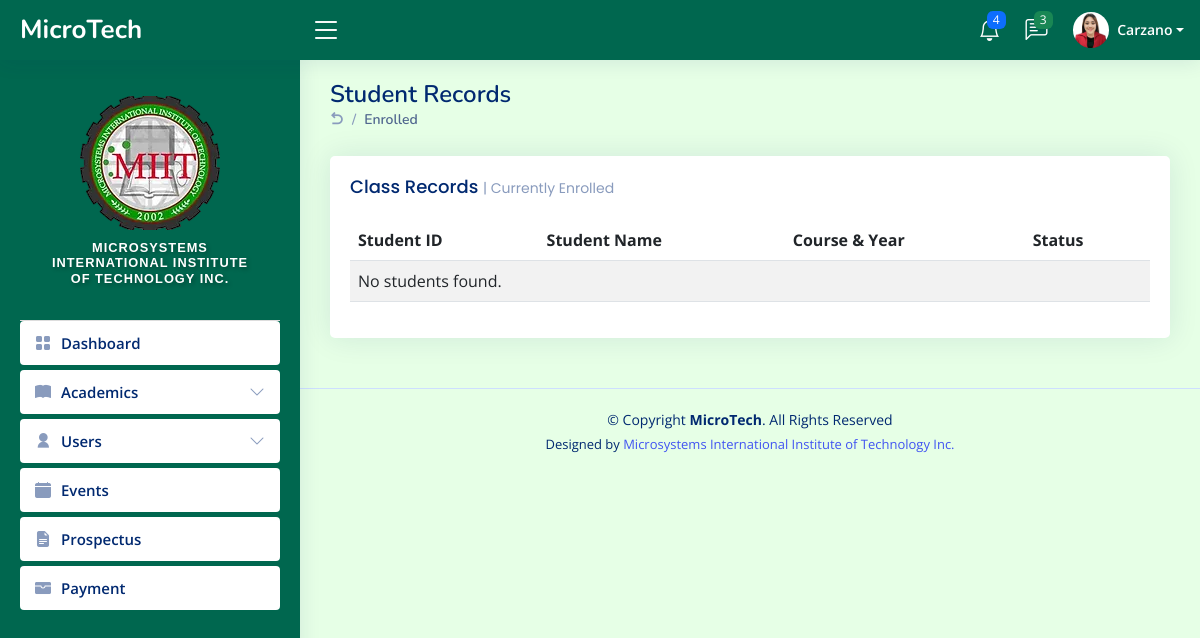
Before: /admin/class-assigned.php?instructor_id=6&subject_id=233 (signed in) with the older database file.
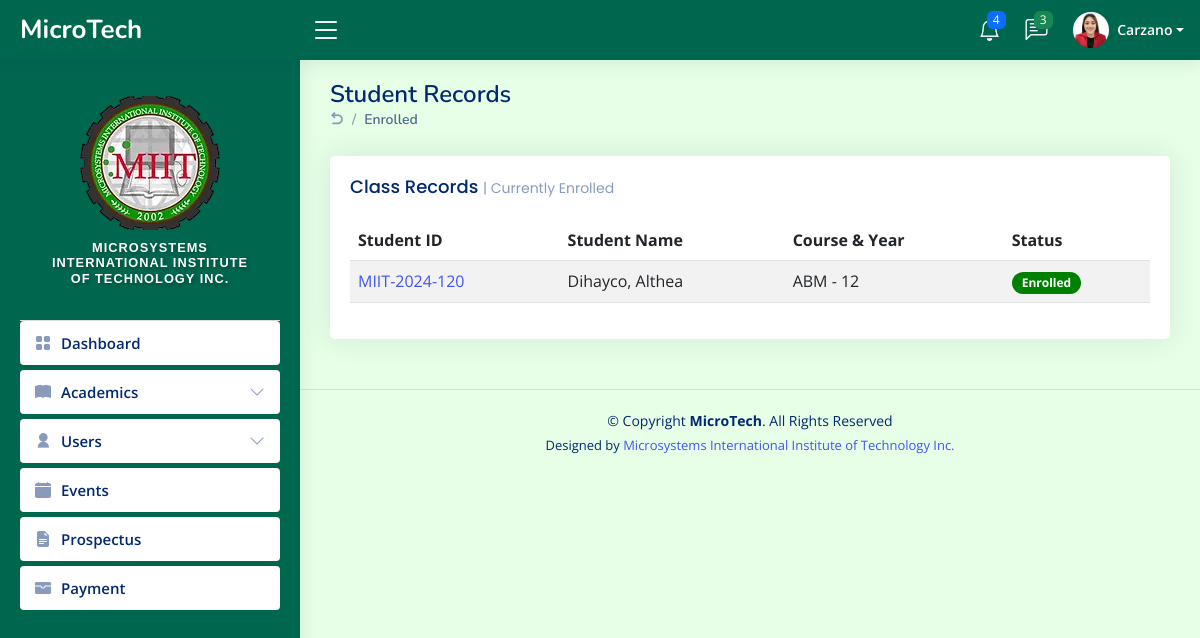
After: the same page with the newer database file.
### tables this page shows
CREATE TABLE `tbl_users` (
  `user_id` int(11) NOT NULL,
  `user_fname` varchar(50) NOT NULL,
  `user_lname` varchar(50) NOT NULL,
  `user_email` varchar(80) NOT NULL,
  `user_name` varchar(50) NOT NULL,
  `user_pass` varchar(100) NOT NULL,
  `user_role` varchar(20) NOT NULL,
  `user_image` varchar(100) NOT NULL,
  `date_of_birth` date DEFAULT NULL,
  `gender` enum('Male','Female') DEFAULT NULL,
  `hire_date` date DEFAULT NULL,
  `department` varchar(100) DEFAULT NULL,
  `phone_number` varchar(15) DEFAULT NULL,
  `address` varchar(100) DEFAULT NULL,
  `created_at` timestamp NOT NULL DEFAULT current_timestamp()
);

CREATE TABLE `tbl_student_instructors` (
  `id` int(11) NOT NULL,
  `student_id` int(11) NOT NULL,
  `instructor_id` int(11) NOT NULL,
  `subject_id` int(11) DEFAULT NULL
);

CREATE TABLE `tbl_students` (
  `user_id` int(11) NOT NULL,
  `user_name` varchar(50) NOT NULL,
  `lname` varchar(50) NOT NULL,
  `fname` varchar(50) NOT NULL,
  `middleInitial` varchar(30) NOT NULL,
  `Suffix` varchar(15) NOT NULL,
  `course` varchar(50) NOT NULL,
  `year` int(10) NOT NULL,
  `sy` varchar(50) DEFAULT NULL,
  `contact` varchar(20) NOT NULL,
  `gender` varchar(10) NOT NULL,
  `bdate` varchar(50) NOT NULL,
  `pob` text NOT NULL,
  `email` varchar(50) NOT NULL,
  `major` varchar(50) NOT NULL,
  `nationality` varchar(20) NOT NULL,
  `civilStatus` varchar(20) NOT NULL,
  `religion` varchar(20) NOT NULL,
  `modality` varchar(20) NOT NULL,
  `fb` varchar(30) NOT NULL,
  `curAddress` varchar(200) NOT NULL,
  `cityAdd` varchar(200) NOT NULL,
  `zipcode` varchar(30) NOT NULL,
  `fatherName` varchar(50) NOT NULL,
  `fwork` varchar(50) NOT NULL,
  `motherName` varchar(50) NOT NULL,
  `mwork` varchar(50) NOT NULL,
  `primarySchool` varchar(100) NOT NULL,
  `primaryAddress` text NOT NULL,
  `primaryCompleted` varchar(30) NOT NULL,
  `entermediateSchool` varchar(100) NOT NULL,
  `entermediateAddress` text NOT NULL,
  `entermediateCompleted` varchar(30) NOT NULL,
  `hsSchool` varchar(100) NOT NULL,
  `hsAddress` text NOT NULL,
  `hsCompleted` varchar(30) NOT NULL,
  `shSchool` varchar(100) NOT NULL,
  `shAddress` text NOT NULL,
  `shCompleted` varchar(30) NOT NULL,
  `collegeSchool` varchar(100) NOT NULL,
  `collegeAddress` text NOT NULL,
  `collegeCompleted` varchar(30) NOT NULL,
  `user_image` varchar(50) NOT NULL,
  `user_role` varchar(50) NOT NULL,
  `user_pass` varchar(100) NOT NULL,
  `semester` int(11) NOT NULL,
  `status` varchar(20) NOT NULL,
  `date` date DEFAULT NULL,
  `created_at` timestamp NOT NULL DEFAULT current_timestamp()
);

### PHP/class-assigned-con.php (called while the page is built, shortened)
<?php
$instructor_id = isset($_GET['instructor_id']) ? $_GET['instructor_id'] : '';
$subject_id = isset($_GET['subject_id']) ? $_GET['subject_id'] : '';
$grouped_students = [];
if (!empty($instructor_id) && !empty($subject_id)) {
    $connection = new Connection();
    $conn = $connection->open();
    try {
        $stmt = $conn->prepare("
            SELECT ts.user_id, ts.fname, ts.lname, ts.course, ts.year, ts.user_name, ts.status, tsi.subject_id
            FROM tbl_students ts
            INNER JOIN tbl_student_instructors tsi ON ts.user_id = tsi.student_id
            INNER JOIN tbl_subjects tsub ON tsi.subject_id = tsub.id
            WHERE tsi.instructor_id = :instructor_id
            AND tsi.subject_id = :subject_id
            ORDER BY ts.course, ts.year ASC
        ");
        $stmt->bindParam(':instructor_id', $instructor_id, PDO::PARAM_INT);
        $stmt->bindParam(':subject_id', $subject_id, PDO::PARAM_INT);
        $stmt->execute();
        $students = $stmt->fetchAll(PDO::FETCH_ASSOC);
        foreach ($students as $student) {
            $course_year_key = "{$student['course']} - {$student['year']}";
            $grouped_students[$student['subject_id']][$course_year_key][] = $student;
        }
    } catch (PDOException $e) {
        echo "<p>Error fetching student data: " . htmlspecialchars($e->getMessage()) . "</p>";
    }
} else {
    echo "<p>Invalid instructor or subject information.</p>";
}
?>

### admin/class-assigned.php (the view, shortened to what this page needs)
<?php include_once "../templates/header.php"; ?>
<?php include_once "../PHP/class-assigned-con.php" ?>
<main id="main" class="main">
    <div class="pagetitle">
        <h1>Student Records</h1>
        <nav>
            <ol class="breadcrumb">
                <li class="breadcrumb-item">
                    <a href="../admin/classes.php" class="icon-link">
                        <i class="ri-arrow-go-back-line"></i>
                    </a>
                </li>
                <li class="breadcrumb-item active">Enrolled</li>
            </ol>
        </nav>
    </div>
<section class="section dashboard">
    <div class="col-12">
        <div class="card mt-4">
            <div class="card-body">
                <h5 class="card-title">Class Records <span>| Currently Enrolled</span></h5>
                <table class="table table-striped">
                    <thead>
                        <tr>
                            <th scope="col">Student ID</th>
                            <th scope="col">Student Name</th>
                            <th scope="col">Course & Year</th>
                            <th scope="col">Status</th>
                        </tr>
                    </thead>
                    <tbody>
                        <?php if (!empty($grouped_students)): ?>
                            <?php foreach ($grouped_students as $subject_id => $students_by_course_year): ?>
                                <?php foreach ($students_by_course_year as $course_year => $students_list): ?>
                                    <?php foreach ($students_list as $student): ?>
                                        <tr>
                                            <td>
                                                <a href="student_profile.php?user_id=<?php echo htmlspecialchars($student['user_id']); ?>">
                                                    <?php echo htmlspecialchars($student['user_name']); ?>
                                                </a>
                                            </td>
                                            <td><?php echo htmlspecialchars($student['lname']); ?>, <?php echo htmlspecialchars($student['fname']); ?></td>
                                            <td><?php echo htmlspecialchars($student['course']); ?> - <?php echo htmlspecialchars($student['year']); ?></td>
                                            <td>
                                                <?php if (htmlspecialchars($student['status']) == 'Enrolled'): ?>
                                                    <span class="badge badge-success">Enrolled</span>
                                                <?php elseif (htmlspecialchars($student['status']) == 'UnEnrolled'): ?>
                                                    <span class="badge badge-danger">UnEnrolled</span>
                                                <?php else: ?>
                                                    <span class="badge badge-secondary">Not Available</span>
                                                <?php endif; ?>
                                            </td>
                                        </tr>
                                    <?php endforeach; ?>
                                <?php endforeach; ?>
                            <?php endforeach; ?>
                        <?php else: ?>
                            <tr>
                                <td colspan="4">No students found.</td>
                            </tr>
                        <?php endif; ?>
                    </tbody>
                </table>
            </div>
        </div>
    </div>
</section>
</main>
<?php include_once "../templates/footer.php"; ?>

### templates/header.php (shortened to what this page needs)
<!DOCTYPE html>
<html lang="en">
<head>
  <link href="../../assets/vendor/bootstrap/css/bootstrap.min.css" rel="stylesheet">
  <link href="../../assets/vendor/bootstrap-icons/bootstrap-icons.css" rel="stylesheet">
  <link href="../../assets/vendor/boxicons/css/boxicons.min.css" rel="stylesheet">
  <link href="../../assets/vendor/quill/quill.snow.css" rel="stylesheet">
  <link href="../../assets/vendor/quill/quill.bubble.css" rel="stylesheet">
  <link href="../../assets/vendor/remixicon/remixicon.css" rel="stylesheet">
  <link href="../../assets/vendor/simple-datatables/style.css" rel="stylesheet">
  <link href="../../assets/css/style.css" rel="stylesheet">
</head>
<?php
$database = new Connection();
$conn = $database->open();
$userid = $_SESSION["login"];
$statements = $conn->prepare("SELECT user_fname, user_lname, user_image, user_role FROM tbl_users WHERE user_id = ?");
$statements->execute([$userid]);
$user = $statements->fetch(PDO::FETCH_ASSOC);
if ($user) {
    $lname = $user['user_lname'];
    $image = $user['user_image'];
} else {
    $fname = '';
    $lname = '';
    $role = '';
    $image = 'default.png';
    echo "User not found!";
}
?>
<body style="background-color:#e6ffe6;">
  <header id="header" class="header fixed-top d-flex align-items-center" style="background-color: #00674f;">
    <div class="d-flex align-items-center justify-content-between">
      <a href="../admin/index.php" class="logo d-flex align-items-center">
        <span class="d-none d-lg-block text-white">MicroTech</span>
      </a>
      <i class="bi bi-list toggle-sidebar-btn text-white"></i>
    </div>
    <nav class="header-nav ms-auto">
      <ul class="d-flex align-items-center">
        <li class="nav-item dropdown">
          <a class="nav-link nav-icon" href="#" data-bs-toggle="dropdown">
            <i class="bi bi-bell text-white"></i>
            <span class="badge bg-primary badge-number">4</span>
          </a>
        </li>
        <li class="nav-item dropdown">
          <a class="nav-link nav-icon" href="#" data-bs-toggle="dropdown">
            <i class="bi bi-chat-left-text text-white"></i>
            <span class="badge bg-success badge-number">3</span>
          </a>
        </li>
        <li class="nav-item dropdown pe-3">
          <a class="nav-link nav-profile d-flex align-items-center pe-0 " href="#" data-bs-toggle="dropdown">
           <img src="upload-files/<?php echo htmlspecialchars($image); ?>" id="currentPhoto" onerror="this.src='images/default.png'" alt="Profile Image" class="rounded-circle">
            <span class="d-none d-md-block dropdown-toggle ps-2 text-white"><?php echo htmlspecialchars($lname)?></span>
          </a>
        </li>
      </ul>
    </nav>
  </header>
  <aside id="sidebar" class="sidebar" style="background-color: #00674f;">
    <ul class="sidebar-nav" id="sidebar-nav">
    <div class="profile-section">
      <div>
        <img src="../admin/images/miit-logo.png" id="currentPhoto" onerror="this.src='images/default.png'" alt="Profile Image" class="rotate-flip">
      </div>
      <div class="logo-text" style="padding: 10px; text-align: center;">
        <h6>Microsystems International Institute of Technology Inc.</h6>
      </div>
    </div>
      <li class="nav-item">
        <a class="nav-link collapsed" href="../admin/index.php">
          <i class="bi bi-grid-fill"></i>
          <span>Dashboard</span>
        </a>
      </li>
      <li class="nav-item">
          <a class="nav-link collapsed" data-bs-target="#tables-nav" data-bs-toggle="collapse" href="#">
            <i class="bi bi-book-fill"></i><span>Academics</span><i class="bi bi-chevron-down ms-auto"></i>
          </a>
      </li>
      <li class="nav-item">
        <a class="nav-link collapsed" data-bs-target="#user-nav" data-bs-toggle="collapse" href="#">
          <i class="ri-user-fill"></i><span>Users</span><i class="bi bi-chevron-down ms-auto"></i>
        </a>
      </li>
      <li class="nav-item">
        <a class="nav-link collapsed" href="../admin/event.php">
          <i class="bi bi-calendar-fill"></i>
          <span>Events</span>
        </a>
      </li>
      <li class="nav-item">
        <a class="nav-link collapsed" href="../admin/subject.php">
          <i class="bi bi-file-earmark-text-fill"></i>
          <span>Prospectus</span>
        </a>
      </li>
      <li class="nav-item">
        <a class="nav-link collapsed" href="../admin/payment.php">
          <i class="bi bi-wallet-fill"></i>
          <span>Payment</span>
        </a>
      </li>
      <br>
    </ul>
  </aside>

### templates/footer.php (shortened to what this page needs)
  <footer id="footer" class="footer" >
    <div class="copyright">
      &copy; Copyright <strong><span>MicroTech</span></strong>. All Rights Reserved
    </div>
    <div class="credits">
      Designed by <a href="https://www.facebook.com/MIITOFFICIALPAGE">Microsystems International Institute of Technology Inc.</a>
    </div>
  </footer>
</body>
</html>

### assets/css/style.css (style rules this page uses)
:root { scroll-behavior: smooth; }
body { font-family: 'Open Sans', sans-serif; background: #f6f9ff; color: #444444; }
a { color: #4154f1; text-decoration: none; }
h1, h2, h3, h4, h5, h6 { font-family: 'Nunito', sans-serif; }
#main { margin-top: 60px; padding: 20px 30px; transition: all 0.3s; }
.pagetitle { margin-bottom: 10px; }
.pagetitle h1 { font-size: 24px; margin-bottom: 0; font-weight: 600; color: #012970; }
.card { margin-bottom: 30px; border: none; border-radius: 5px; box-shadow: 0px 0 30px rgba(1, 41, 112, 0.1); }
.card-title { padding: 20px 0 15px 0; font-size: 18px; font-weight: 500; color: #012970; font-family: 'Poppins', sans-serif; }
.card-title span { color: #899bbd; font-size: 14px; font-weight: 400; }
.card-body { padding: 0 20px 20px 20px; }
.breadcrumb { font-size: 14px; font-family: 'Nunito', sans-serif; color: #899bbd; font-weight: 600; }
.breadcrumb a { color: #899bbd; transition: 0.3s; }
.breadcrumb .breadcrumb-item::before { color: #899bbd; }
.breadcrumb .active { color: #51678f; font-weight: 600; }
.logo { line-height: 1; }
@media (min-width: 1200px) { .logo { width: 280px; } }
.logo span { font-size: 26px; font-weight: 700; color: #012970; font-family: 'Nunito', sans-serif; }
.header { transition: all 0.5s; z-index: 997; height: 60px; box-shadow: 0px 2px 20px rgba(1, 41, 112, 0.1); background-color: #fff; padding-left: 20px; }
.header .toggle-sidebar-btn { font-size: 32px; padding-left: 10px; cursor: pointer; color: #012970; }
.header-nav ul { list-style: none; }
.header-nav > ul { margin: 0; padding: 0; }
.header-nav .nav-icon { font-size: 22px; color: #012970; margin-right: 25px; position: relative; }
.header-nav .nav-profile { color: #012970; }
.header-nav .nav-profile img { max-height: 36px; }
.header-nav .nav-profile span { font-size: 14px; font-weight: 600; }
.header-nav .badge-number { position: absolute; inset: -2px -5px auto auto; font-weight: normal; font-size: 12px; padding: 3px 6px; }
.sidebar { position: fixed; top: 60px; left: 0; bottom: 0; width: 300px; z-index: 996; transition: all 0.3s; padding: 20px; overflow-y: auto; scrollbar-width: thin; scrollbar-color: #aab7cf transparent; box-shadow: 0px 0px 20px rgba(1, 41, 112, 0.1); background-color: #fff; }
@media (min-width: 1200px) { #main, #footer { margin-left: 300px; } }
.sidebar-nav { padding: 0; margin: 0; list-style: none; }
.sidebar-nav li { padding: 0; margin: 0; list-style: none; }
.sidebar-nav .nav-item { margin-bottom: 5px; }
.sidebar-nav .nav-link { display: flex; align-items: center; font-size: 15px; font-weight: 600; color: #4154f1; transition: 0.3; background: #f6f9ff; padding: 10px 15px; border-radius: 4px; }
.sidebar-nav .nav-link i { font-size: 16px; margin-right: 10px; color: #4154f1; }
.sidebar-nav .nav-link.collapsed { color: #012970; background: #fff; }
.sidebar-nav .nav-link.collapsed i { color: #899bbd; }
.sidebar-nav .nav-link .bi-chevron-down { margin-right: 0; transition: transform 0.2s ease-in-out; }
.footer { padding: 20px 0; font-size: 14px; transition: all 0.3s; border-top: 1px solid #cddfff; }
.footer .copyright { text-align: center; color: #012970; }
.footer .credits { padding-top: 5px; text-align: center; font-size: 13px; color: #012970; }

### templates/header.php (style rules this page uses)
.logo-text h6 { font-family: 'Arial', sans-serif; font-size: 0.8rem; font-weight: 600; letter-spacing: 1px; color: #ffffff; text-transform: uppercase; text-shadow: 2px 2px 4px rgba(0, 0, 0, 0.3); }
html { scroll-behavior: smooth; }
.sidebar .nav-link { transition: background-color 0.3s ease, color 0.3s ease; }
.profile-section { display: flex; flex-direction: column; align-items: center; padding: 1rem; border-bottom: 1px solid #ddd; }

### admin/class-assigned.php (style rules this page uses)
.badge-success { background-color: green; color: white; padding: 5px 10px; border-radius: 20px; display: inline-block; }

Changed rows visible on the page:
added tbl_student_instructors: student.user_name "MIIT-2024-120", student.lname "Dihayco", student.fname "Althea", student.course "ABM", student.year "12"
Other visible differences:
text no longer shown: "No students found."
